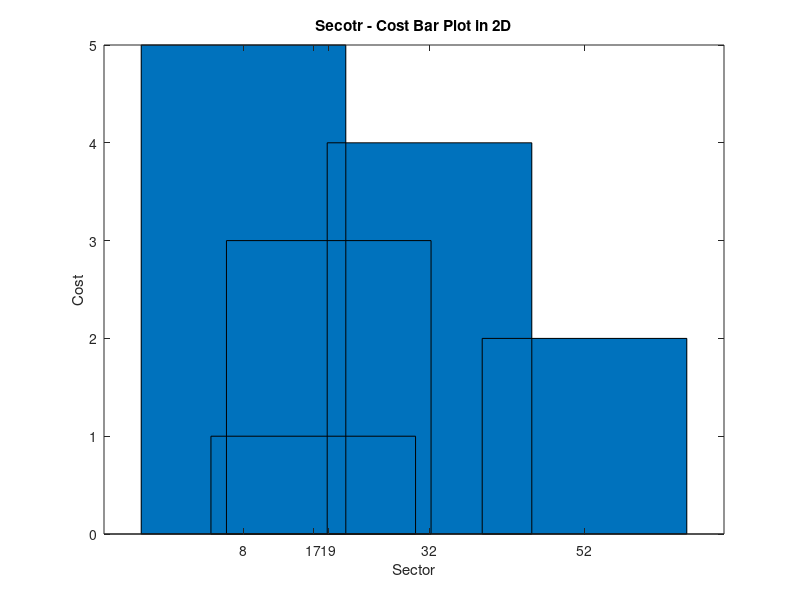
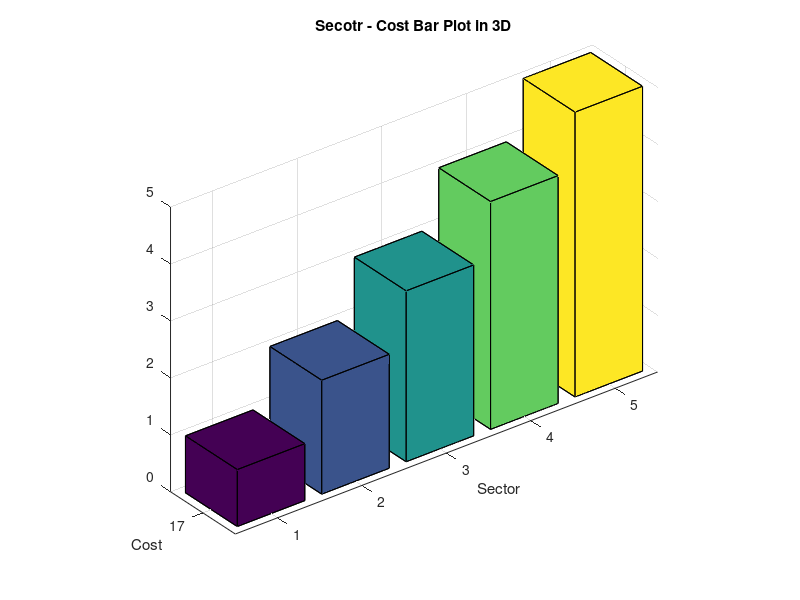

Write MATLAB code to recreate these figures, in order.
%%Name Surname: Serkan Burak Örs
%Istanbul Technical University
%Aeronautics and Astronautics Faculty - Astronautical Engineering
%E-mail: orss19@itu.edu.tr
%BIL 113E - Summer 2020 - CRN:30156
%Instructor: Dr. Mustafa Resa Becan
%Week 3 - Date: 26/08/2020
%%
x=[17 52 19 32 8];
y=1:5;
figure(1)
bar(x,y);
xlabel('Sector'); ylabel('Cost');
title('Secotr - Cost Bar Plot in 2D');
figure(2)
bar3(x,y);
xlabel('Sector'); ylabel('Cost');
title('Secotr - Cost Bar Plot in 3D');
